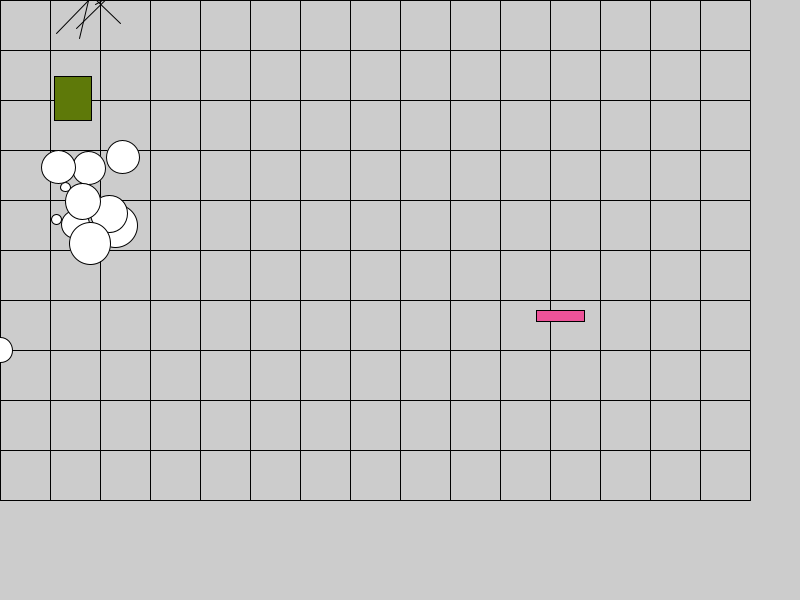
Frame 1 (no input)
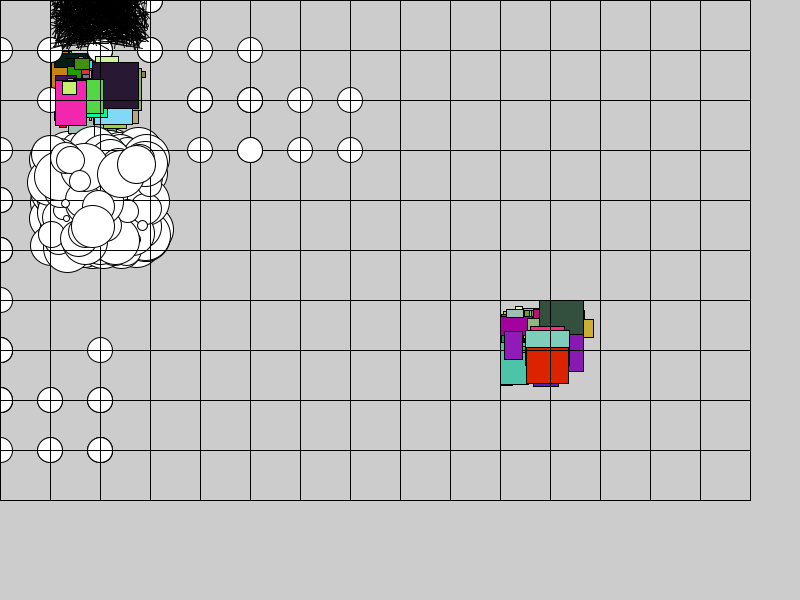
Frame 60 (the mouse pressed at the canvas centre just before this capture)
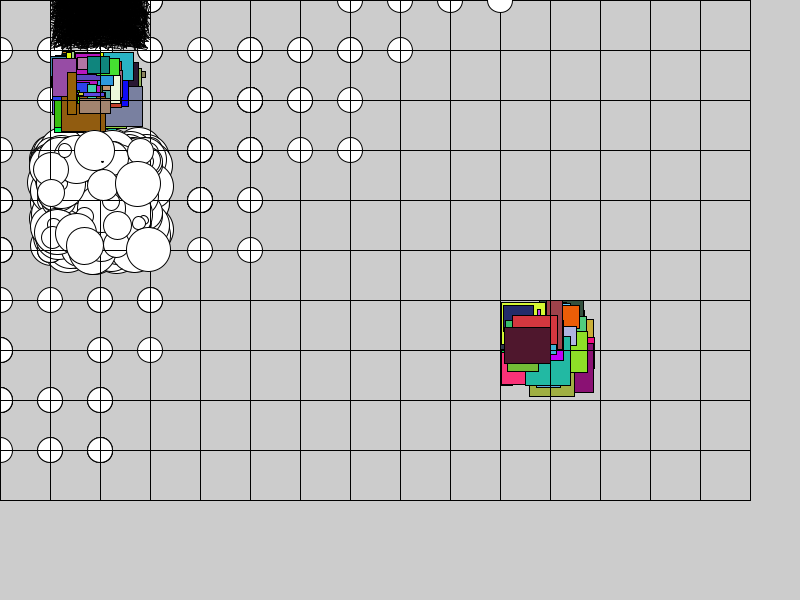
Frame 120 (the mouse held since frame 60 and released just before this capture)

The Processing sketch that drew these frames (run headless with seeded random() and noise(); from frame 60 on, the mouse is pressed at the canvas centre):

// Processing sketch: mapa_robot_przeszkody_v_1_4
// ── mapa_robot_przeszkody_v_1_4.pde
/**********************//**********************/

// czy zamiast klasy nie zastosowac Javovych interfejsow?
abstract class Element {
  
  char typ;
  float rozmiarKlatkiMapy;
  
  Element(char typ, float rozmiarKlatkiMapy) {
    this.typ = typ;
    this.rozmiarKlatkiMapy = rozmiarKlatkiMapy;
  }
  
  abstract void rysuj(float x, float y, float skala);
  
}

/**********************//**********************/

class Efekt extends Element {
    
  Efekt(char typ, float rozmiar) {
    super(typ, rozmiar);
  }
    
  void rysuj(float x, float y, float skala) {
    switch(typ) {
       case '.' : {
           
       }
       break;
       case '5' : {
         for(int i = 0; i < 10; ++i) {
           circle( x + rozmiarKlatkiMapy*skala*random(-1, 1), y + rozmiarKlatkiMapy*skala*random(-1, 1), rozmiarKlatkiMapy*skala*random(-1, 1) );
         }
       }
       break;
       case '6' : {
         fill(random(0, 255), random(0, 255), random(0, 255));
         rect( x + rozmiarKlatkiMapy*skala*random(-1, 0), y + rozmiarKlatkiMapy*skala*random(-1, 0), rozmiarKlatkiMapy*skala*random(0, 1), rozmiarKlatkiMapy*skala*random(0, 1) );
         fill(255, 255, 255);
       }
       break;
       case '7' : {
         for(int i = 0; i < 10; ++i) {
           line( x + rozmiarKlatkiMapy*skala*random(-1, 1), y + rozmiarKlatkiMapy*skala*random(-1, 1), x + rozmiarKlatkiMapy*skala*random(-1, 1), y + rozmiarKlatkiMapy*skala*random(-1, 1) );
         }
       }
       break;
    }
    
  }

}

/**********************//**********************/

class Mapa {

  String[] listaPol;

  int szerokosc;
  int wysokosc;
  int rozmiarKlatkiMapy;

  // glownym skladnikiem mapy jest pole elementow
  Element[][] polaElementow;

  // atrybuty pomocnicze, powielone informacje znajdujace sie rowniez w atrybucie klasy - polu elementow - mapy
  Robot robot;
  int x,y;  // pole z robotem

  Mapa(String[] listaPol, int rozmiarKlatkiMapy) {

    this.listaPol = listaPol;

    // na razie program dziala tylko z prostokatnym planem mapy
    this.szerokosc = listaPol[0].length();
    this.wysokosc = listaPol.length;
    this.rozmiarKlatkiMapy = rozmiarKlatkiMapy;

    this.polaElementow = new Element[this.szerokosc][this.wysokosc];

    // w konstruktorze mapy przygotowujemy struktury danych ulatwiajace jej zadania
    for(int i = 0; i < this.szerokosc; ++i) {
       for(int j = 0; j < this.wysokosc; ++j) {

         // na razie efekty nie moga sie poruszac, nie moze byc kilku w jednym miejscu, pola zajmowane przez roboty musza byc wolne od innych elementow
         this.polaElementow[i][j] = utworzElement(this.listaPol[j].charAt(i), this.rozmiarKlatkiMapy);

         // zapamietanie na razie tylko jednego utworzonego robota
         if(this.listaPol[j].charAt(i) == 'r') {
           this.x = i;
           this.y = j;
           this.robot = (Robot) this.polaElementow[i][j];
         }

       }
    }
  }

  void rysuj(float skala) {

    // rysowanie siatki mapy
    for(int i = 0; i <= this.wysokosc; ++i) { //<>//
      line(0, i * this.rozmiarKlatkiMapy, this.rozmiarKlatkiMapy * this.szerokosc, i * this.rozmiarKlatkiMapy);
    }
    for(int i = 0; i <= this.szerokosc; ++i) {
      line(i * this.rozmiarKlatkiMapy, 0, i * this.rozmiarKlatkiMapy, this.rozmiarKlatkiMapy * this.wysokosc);
    }

    // rysowanie elementow
    for(int i = 0; i < this.szerokosc; ++i) {
       for(int j = 0; j < this.wysokosc; ++j) {
             if(this.polaElementow[i][j] != null) this.polaElementow[i][j].rysuj(i * this.rozmiarKlatkiMapy, j * this.rozmiarKlatkiMapy, skala);
       }
    }
  }

  // metoda "fabryczna"
  Element utworzElement(char typ, float rozmiar) {
     switch(typ) {
        case '5' :
        case '6' :
        case '7' : return new Efekt(typ, rozmiar);
        case 'r' : return new Robot(this, rozmiar);
        // pola puste
        default: return null;
     }
  }

  // by przez pomylke nie napisac rozkazow dla robota sprawdzajacych niesasiadujace pola, ta metoda ma zakres widocznosci prywatny
  private boolean czyZajete(int x, int y) {
     if(this.polaElementow[x][y] != null) return true;
     return false;
  }
  // metoda nie sprawdza poprawnosci: n.p. czy docelowe miejsce jest wolne
  private void przesunRobota (int xp, int yp, int xk, int yk) {
    this.polaElementow[xk][yk] = this.polaElementow[xp][yp];
    this.polaElementow[xp][yp] = null;
    this.x = xk;
    this.y = yk;
  }

  // ruchy kolizyjne nie sa wykonywane
  boolean krokNaPolnoc() {
    if(this.y == 0 || this.czyZajete(this.x, this.y-1)) return false;
    this.przesunRobota(x,y,x,y-1);
    return true;
  }
  boolean krokNaWschod() {
    if(this.x+1 == this.szerokosc || this.czyZajete(this.x+1, this.y)) return false;
    this.przesunRobota(x,y,x+1,y);
    return true;
  }
  boolean krokNaPoludnie() {
    if(this.y+1 == this.wysokosc || this.czyZajete(this.x, this.y+1)) return false;
    this.przesunRobota(x,y,x,y+1);
    return true;
  }
  boolean krokNaZachod() {
    if(this.x == 0 || this.czyZajete(this.x-1, this.y)) return false;
    this.przesunRobota(x,y,x-1,y);
    return true;
  }
  
  boolean naZachodzieWolne() {
    return this.czyZajete(this.x-1, this.y);
  }
  boolean naWschodzieWolne() {
    return this.czyZajete(this.x+1, this.y);
  }
  boolean naPolnocyWolne() {
    return this.czyZajete(this.x, this.y-1); 
  }
  boolean naPoludniuWolne() {
    return this.czyZajete(this.x, this.y+1); 
  }
  
}

/**********************//**********************/

class Robot extends Element {

  Mapa mapa;

  Robot(Mapa mapa, float rozmiar) {
    // typ efektu dla robota
    super('r', rozmiar);
    this.mapa = mapa;
  }

  // robot sprawdza swoje otoczenie na mapie
  boolean naPolnocyWolne() {
    return this.mapa.naPolnocyWolne(); 
  }
  boolean naWschodzieWolne() {
    return this.mapa.naWschodzieWolne();
  }
  boolean naPoludniuWolne() {
    return this.mapa.naPoludniuWolne();
  }
  boolean naZachodzieWolne() {
    return this.mapa.naZachodzieWolne();
  }

  // robot porusza sie na mapie
  void krokWKierunku(int kierunek) {

   switch(kierunek) {
      case 0: {
        this.mapa.krokNaPolnoc();
      } break;
      case 1: {
        this.mapa.krokNaWschod();
      } break;
      case 2: {
        this.mapa.krokNaPoludnie();
      } break;
      case 3: {
        this.mapa.krokNaZachod();
      } break;

   }
  }
  
  void rysuj(float x, float y, float skala) {
     circle(x, y, rozmiarKlatkiMapy * skala / 2);
  }

}

/**********************//**********************/

int rozmiarKlatkiMapy = 50;
// poprawic tak, by wyswietlaly sie mapy innych ksztaltow niz prostokatne
String[] szkieletMapy = new String[] {
 "..7............",
 "...............",
 "..6............",
 "...............",
 "..5............",
 "...............",
 "...............",
 "r..........6...",
 "...............",
 "..............."
};

Mapa mapa = new Mapa(szkieletMapy, rozmiarKlatkiMapy);

void setup() {
    size(800, 600);
}
 
void draw() {
    // bez sladow robota
    //background(200,200,200);
    mapa.rysuj(1);

    // tutaj rozkazy dla robota
    // mapa.robot.krokWKierunku(1);
    
    // robot chodzacy losowo, ruch kolizyjny nie jest wykonywany
    mapa.robot.krokWKierunku((int) random(4));

    delay(100);
}
